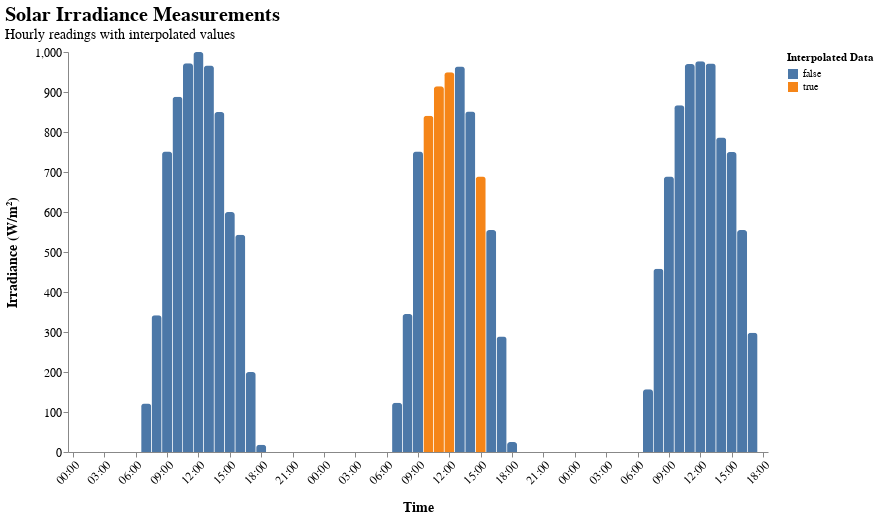

The cell this chart's notebook holds for it:
### Markdown cell above
#### Fancy plot

Bar chart with more styling

### Code cell
alt.Chart(data).mark_bar(
    cornerRadiusTopLeft=3, cornerRadiusTopRight=3, width=10
).encode(
    x=alt.X(
        "timestamp:T",
        title="Time",
        axis=alt.Axis(labelAngle=-45, format="%H:%M", grid=False),
    ),
    y=alt.Y("irradiance:Q", title="Irradiance (W/m²)"),
    color=alt.Color(
        "missing:N",
        legend=alt.Legend(title="Interpolated Data"),
    ),
).properties(
    width=700,
    height=400,
    title={
        "text": "Solar Irradiance Measurements",
        "subtitle": "Hourly readings with interpolated values",
        "fontSize": 20,
        "subtitleFontSize": 14,
        "anchor": "start",
    },
).configure_view(
    strokeWidth=0
).configure_axis(
    labelFontSize=12, titleFontSize=14, titlePadding=15, grid=False
).configure_title(
    fontSize=20
)

### Figure 1 — Vega-Lite specification as saved in the notebook (floating-point values rounded to 4 significant figures)
{"$schema": "https://vega.github.io/schema/vega-lite/v5.20.1.json", "config": {"axis": {"grid": false, "labelFontSize": 12, "titleFontSize": 14, "titlePadding": 15}, "title": {"fontSize": 20}, "view": {"continuousHeight": 300, "continuousWidth": 300, "strokeWidth": 0}}, "data": {"name": "data-90aa915527d32fd707cefdcc947e06e0"}, "datasets": {"data-90aa915527d32fd707cefdcc947e06e0": [{"irradiance": 0, "missing": false, "timestamp": "2024-06-01T00:00:00"}, {"irradiance": 0, "missing": false, "timestamp": "2024-06-01T01:00:00"}, {"irradiance": 0, "missing": false, "timestamp": "2024-06-01T02:00:00"}, {"irradiance": 0, "missing": false, "timestamp": "2024-06-01T03:00:00"}, {"irradiance": 0, "missing": false, "timestamp": "2024-06-01T04:00:00"}, {"irradiance": 0, "missing": false, "timestamp": "2024-06-01T05:00:00"}, {"irradiance": 0, "missing": false, "timestamp": "2024-06-01T06:00:00"}, {"irradiance": 121, "missing": false, "timestamp": "2024-06-01T07:00:00"}, {"irradiance": 342, "missing": false, "timestamp": "2024-06-01T08:00:00"}, {"irradiance": 751, "missing": false, "timestamp": "2024-06-01T09:00:00"}, {"irradiance": 888, "missing": false, "timestamp": "2024-06-01T10:00:00"}, {"irradiance": 972, "missing": false, "timestamp": "2024-06-01T11:00:00"}, {"irradiance": 1000, "missing": false, "timestamp": "2024-06-01T12:00:00"}, {"irradiance": 966, "missing": false, "timestamp": "2024-06-01T13:00:00"}, {"irradiance": 850, "missing": false, "timestamp": "2024-06-01T14:00:00"}, {"irradiance": 600, "missing": false, "timestamp": "2024-06-01T15:00:00"}, {"irradiance": 543, "missing": false, "timestamp": "2024-06-01T16:00:00"}, {"irradiance": 200, "missing": false, "timestamp": "2024-06-01T17:00:00"}, {"irradiance": 18, "missing": false, "timestamp": "2024-06-01T18:00:00"}, {"irradiance": 0, "missing": false, "timestamp": "2024-06-01T19:00:00"}, {"irradiance": 0, "missing": false, "timestamp": "2024-06-01T20:00:00"}, {"irradiance": 0, "missing": false, "timestamp": "2024-06-01T21:00:00"}, {"irradiance": 0, "missing": false, "timestamp": "2024-06-01T22:00:00"}, {"irradiance": 0, "missing": false, "timestamp": "2024-06-01T23:00:00"}, {"irradiance": 0, "missing": false, "timestamp": "2024-06-02T00:00:00"}, {"irradiance": 0, "missing": false, "timestamp": "2024-06-02T01:00:00"}, {"irradiance": 0, "missing": false, "timestamp": "2024-06-02T02:00:00"}, {"irradiance": 0, "missing": false, "timestamp": "2024-06-02T03:00:00"}, {"irradiance": 0, "missing": false, "timestamp": "2024-06-02T04:00:00"}, {"irradiance": 0, "missing": false, "timestamp": "2024-06-02T05:00:00"}, {"irradiance": 0, "missing": false, "timestamp": "2024-06-02T06:00:00"}, {"irradiance": 123, "missing": false, "timestamp": "2024-06-02T07:00:00"}, {"irradiance": 345, "missing": false, "timestamp": "2024-06-02T08:00:00"}, {"irradiance": 751, "missing": false, "timestamp": "2024-06-02T09:00:00"}, {"irradiance": 840.9, "missing": true, "timestamp": "2024-06-02T10:00:00"}, {"irradiance": 914.2, "missing": true, "timestamp": "2024-06-02T11:00:00"}, {"irradiance": 949.6, "missing": true, "timestamp": "2024-06-02T12:00:00"}, {"irradiance": 964, "missing": false, "timestamp": "2024-06-02T13:00:00"}, {"irradiance": 851, "missing": false, "timestamp": "2024-06-02T14:00:00"}, {"irradiance": 689, "missing": true, "timestamp": "2024-06-02T15:00:00"}, {"irradiance": 555, "missing": false, "timestamp": "2024-06-02T16:00:00"}, {"irradiance": 289, "missing": false, "timestamp": "2024-06-02T17:00:00"}, {"irradiance": 25, "missing": false, "timestamp": "2024-06-02T18:00:00"}, {"irradiance": 0, "missing": false, "timestamp": "2024-06-02T19:00:00"}, {"irradiance": 0, "missing": false, "timestamp": "2024-06-02T20:00:00"}, {"irradiance": 0, "missing": false, "timestamp": "2024-06-02T21:00:00"}, {"irradiance": 0, "missing": false, "timestamp": "2024-06-02T22:00:00"}, {"irradiance": 0, "missing": false, "timestamp": "2024-06-02T23:00:00"}, {"irradiance": 0, "missing": true, "timestamp": "2024-06-03T00:00:00"}, {"irradiance": 0, "missing": true, "timestamp": "2024-06-03T01:00:00"}, {"irradiance": 0, "missing": true, "timestamp": "2024-06-03T02:00:00"}, {"irradiance": 0, "missing": true, "timestamp": "2024-06-03T03:00:00"}, {"irradiance": 0, "missing": true, "timestamp": "2024-06-03T04:00:00"}, {"irradiance": 0, "missing": true, "timestamp": "2024-06-03T05:00:00"}, {"irradiance": 0, "missing": false, "timestamp": "2024-06-03T06:00:00"}, {"irradiance": 157, "missing": false, "timestamp": "2024-06-03T07:00:00"}, {"irradiance": 458, "missing": false, "timestamp": "2024-06-03T08:00:00"}, {"irradiance": 689, "missing": false, "timestamp": "2024-06-03T09:00:00"}, {"irradiance": 867, "missing": false, "timestamp": "2024-06-03T10:00:00"}, {"irradiance": 970, "missing": false, "timestamp": "2024-06-03T11:00:00"}, {"irradiance": 977, "missing": false, "timestamp": "2024-06-03T12:00:00"}, {"irradiance": 971, "missing": false, "timestamp": "2024-06-03T13:00:00"}, {"irradiance": 786, "missing": false, "timestamp": "2024-06-03T14:00:00"}, {"irradiance": 750, "missing": false, "timestamp": "2024-06-03T15:00:00"}, {"irradiance": 555, "missing": false, "timestamp": "2024-06-03T16:00:00"}, {"irradiance": 298, "missing": false, "timestamp": "2024-06-03T17:00:00"}, {"irradiance": 0, "missing": false, "timestamp": "2024-06-03T18:00:00"}]}, "encoding": {"color": {"field": "missing", "legend": {"title": "Interpolated Data"}, "type": "nominal"}, "x": {"axis": {"format": "%H:%M", "grid": false, "labelAngle": -45}, "field": "timestamp", "title": "Time", "type": "temporal"}, "y": {"field": "irradiance", "title": "Irradiance (W/m²)", "type": "quantitative"}}, "height": 400, "mark": {"cornerRadiusTopLeft": 3, "cornerRadiusTopRight": 3, "type": "bar", "width": 10}, "title": {"anchor": "start", "fontSize": 20, "subtitle": "Hourly readings with interpolated values", "subtitleFontSize": 14, "text": "Solar Irradiance Measurements"}, "width": 700}
